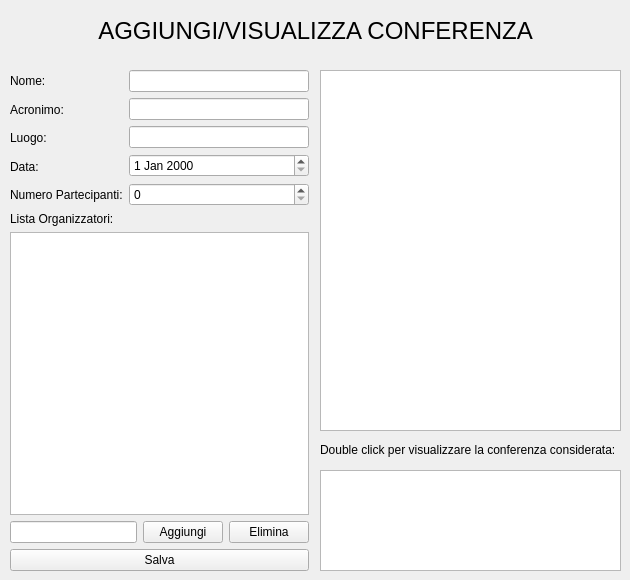
      <widget class="QWidget" name="A26">
       <widget class="QLabel" name="label_4">
        <property name="geometry">
         <rect>
          <x>10</x>
          <y>10</y>
          <width>611</width>
          <height>41</height>
         </rect>
        </property>
        <property name="font">
         <font>
          <pointsize>18</pointsize>
         </font>
        </property>
        <property name="text">
         <string>AGGIUNGI/VISUALIZZA CONFERENZA</string>
        </property>
        <property name="alignment">
         <set>Qt::AlignCenter</set>
        </property>
       </widget>
       <widget class="QWidget" name="layoutWidget_2">
        <property name="geometry">
         <rect>
          <x>10</x>
          <y>70</y>
          <width>299</width>
          <height>501</height>
         </rect>
        </property>
        <layout class="QVBoxLayout" name="verticalLayout_5">
         <item>
          <layout class="QHBoxLayout" name="horizontalLayout_3">
           <item>
            <layout class="QVBoxLayout" name="verticalLayout_6">
             <item>
              <widget class="QLabel" name="label_13">
               <property name="text">
                <string>Nome:</string>
               </property>
              </widget>
             </item>
             <item>
              <widget class="QLabel" name="label_10">
               <property name="text">
                <string>Acronimo:</string>
               </property>
              </widget>
             </item>
             <item>
              <widget class="QLabel" name="label_11">
               <property name="text">
                <string>Luogo:</string>
               </property>
              </widget>
             </item>
             <item>
              <widget class="QLabel" name="label_9">
               <property name="text">
                <string>Data:</string>
               </property>
              </widget>
             </item>
             <item>
              <widget class="QLabel" name="label_12">
               <property name="text">
                <string>Numero Partecipanti:</string>
               </property>
              </widget>
             </item>
            </layout>
           </item>
           <item>
            <layout class="QVBoxLayout" name="verticalLayout_7">
             <item>
              <widget class="QLineEdit" name="InserisciNomeConferenza"/>
             </item>
             <item>
              <widget class="QLineEdit" name="InserisciAcronimoConferenza"/>
             </item>
             <item>
              <widget class="QLineEdit" name="InserisciLuogo"/>
             </item>
             <item>
              <widget class="QDateEdit" name="InserisciDataConferenza"/>
             </item>
             <item>
              <widget class="QSpinBox" name="InserisciPartecipantiConferenza"/>
             </item>
            </layout>
           </item>
          </layout>
         </item>
         <item>
          <widget class="QLabel" name="label_30">
           <property name="text">
            <string>Lista Organizzatori:</string>
           </property>
          </widget>
         </item>
         <item>
          <widget class="QListWidget" name="ListaOrganizzatori"/>
         </item>
         <item>
          <layout class="QHBoxLayout" name="horizontalLayout_4">
           <item>
            <widget class="QLineEdit" name="InserisciOrganizzatore"/>
           </item>
           <item>
            <widget class="QPushButton" name="AggiungiOrganizzatore">
             <property name="text">
              <string>Aggiungi</string>
             </property>
            </widget>
           </item>
           <item>
            <widget class="QPushButton" name="EliminaOrganizzatore">
             <property name="text">
              <string>Elimina</string>
             </property>
            </widget>
           </item>
          </layout>
         </item>
         <item>
          <widget class="QPushButton" name="SalvaConferenza">
           <property name="text">
            <string>Salva</string>
           </property>
          </widget>
         </item>
        </layout>
       </widget>
       <widget class="QListWidget" name="ListaConferenze">
        <property name="geometry">
         <rect>
          <x>320</x>
          <y>70</y>
          <width>301</width>
          <height>361</height>
         </rect>
        </property>
       </widget>
       <widget class="QTextEdit" name="ConferenzaConsiderata">
        <property name="geometry">
         <rect>
          <x>320</x>
          <y>470</y>
          <width>301</width>
          <height>101</height>
         </rect>
        </property>
        <property name="readOnly">
         <bool>true</bool>
        </property>
       </widget>
       <widget class="QLabel" name="label_14">
        <property name="geometry">
         <rect>
          <x>320</x>
          <y>440</y>
          <width>301</width>
          <height>20</height>
         </rect>
        </property>
        <property name="text">
         <string>Double click per visualizzare la conferenza considerata:</string>
        </property>
       </widget>
      </widget>
